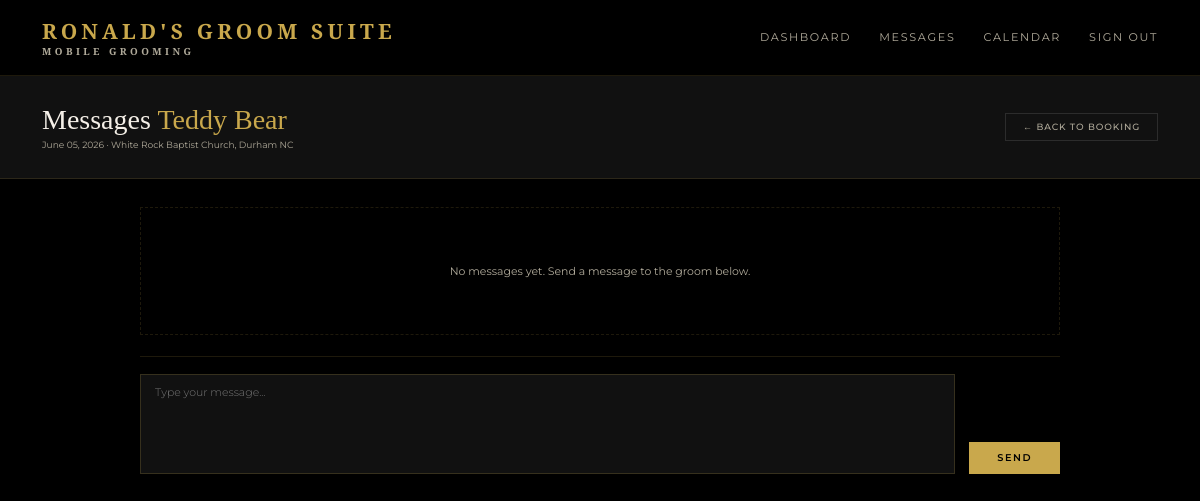
The page /admin/booking/2/messages (signed in) on the database its author committed.
### models.py (models this page shows)
class User(UserMixin, db.Model):
    id = db.Column(db.Integer, primary_key=True)
    name = db.Column(db.String(100), nullable=False)
    email = db.Column(db.String(120), unique=True, nullable=False)
    password = db.Column(db.String(200), nullable=False)
    role = db.Column(db.String(20), default='client')
    phone = db.Column(db.String(20))
    password_changed = db.Column(db.Boolean, default=False)
    bookings = db.relationship('Booking', backref='client', lazy=True)

class Booking(db.Model):
    id = db.Column(db.Integer, primary_key=True)
    wedding_date = db.Column(db.String(50), nullable=False)
    venue = db.Column(db.String(200), nullable=False)
    start_time = db.Column(db.String(20))
    party_size = db.Column(db.Integer, default=1)
    package = db.Column(db.String(100))
    addons = db.Column(db.String(200))
    notes = db.Column(db.Text)
    status = db.Column(db.String(20), default='pending')
    created_at = db.Column(db.DateTime, default=datetime.utcnow)
    user_id = db.Column(db.Integer, db.ForeignKey('user.id'), nullable=False)
    party_members = db.relationship('PartyMember', backref='booking', lazy=True)
    messages = db.relationship('Message', backref='booking_messages', lazy=True, foreign_keys='Message.booking_id')

### routes.py (the view, shortened to what this page needs)
    @app.route('/admin/booking/<int:id>/messages', methods=['GET', 'POST'])
    @login_required
    @admin_required
    def admin_messages(id):
        booking = Booking.query.get_or_404(id)
        from models import Message
        messages = Message.query.filter_by(booking_id=booking.id).order_by(Message.timestamp).all()
        for message in messages:
            if message.sender_id != current_user.id:
                message.read = True
        db.session.commit()
        return render_template('admin/messages.html', booking=booking, messages=messages)

### app.py (called while the page is built)
@app.template_filter('format_date')
def format_date(value):
    try:
        return datetime.strptime(value, '%Y-%m-%d').strftime('%B %d, %Y')
    except:
        return value

### routes.py (called while the page is built)
def admin_required(f):
    @wraps(f)
    def decorated_function(*args, **kwargs):
        if not current_user.is_authenticated or current_user.role != 'admin':
            return redirect(url_for('index'))
        return f(*args, **kwargs)
    return decorated_function

### templates/admin/messages.html (shortened to what this page needs)
{% extends 'base.html' %}
{% block content %}
<div class="admin-header">
  <div>
    <h1 class="admin-title">Messages <span>{{ booking.client.name }}</span></h1>
    <p class="admin-meta">{{ booking.wedding_date | format_date }} · {{ booking.venue }}</p>
  </div>
  <a href="{{ url_for('booking_detail', id=booking.id) }}" class="btn-ghost">← Back to Booking</a>
</div>
<div class="messages-wrapper">
  <div class="messages-thread">
    {% if messages %}
      {% for message in messages %}
      <div class="message-row {% if message.sender_id == current_user.id %}message-sent{% else %}message-received{% endif %}">
        <div class="message-bubble">
          <div class="message-sender">{{ message.sender.name }}</div>
          <div class="message-body">{{ message.body }}</div>
          <div class="message-time">{{ message.timestamp.strftime('%b %d, %Y · %I:%M %p') }}</div>
        </div>
      </div>
      {% endfor %}
    {% else %}
      <div class="empty-state">
        <p>No messages yet. Send a message to the groom below.</p>
      </div>
    {% endif %}
  </div>
  <div class="message-compose">
    <form method="POST" action="{{ url_for('admin_messages', id=booking.id) }}">
      <div class="message-input-row">
        <textarea name="body" placeholder="Type your message..." required></textarea>
        <button type="submit" class="btn-gold">Send</button>
      </div>
    </form>
  </div>
</div>
{% endblock %}

### static/css/style.css (style rules this page uses)
*, *::before, *::after { box-sizing: border-box; margin: 0; padding: 0; }
:root { --gold: #C9A84C; --gold-light: #E8C96A; --gold-dim: #8a6f2e; --black: #000000; --black-2: #111111; --black-3: #1A1A1A; --black-5: #2C2C2C; --white: #F5F0E8; --white-dim: #b0aa9a; --font-display: 'Cormorant Garamond', serif; --font-body: 'Montserrat', sans-serif; }
html { font-size: 14px; }
body { font-family: var(--font-body); background: var(--black); color: var(--white); min-height: 100vh; }
.btn-gold { display: inline-block; width: auto; padding: 0.65rem 1.5rem; background: var(--gold); color: var(--black); font-family: var(--font-body); font-size: 0.7rem; font-weight: 600; letter-spacing: 0.15em; text-transform: uppercase; border: none; cursor: pointer; transition: background 0.2s; text-decoration: none; text-align: center; }
.btn-ghost { display: inline-block; padding: 0.55rem 1.2rem; background: transparent; color: var(--white-dim); font-family: var(--font-body); font-size: 0.65rem; font-weight: 500; letter-spacing: 0.1em; text-transform: uppercase; border: 1px solid var(--black-5); cursor: pointer; transition: all 0.2s; text-decoration: none; }
.admin-header { padding: 2rem 3rem; background: var(--black-2); border-bottom: 1px solid rgba(201,168,76,0.15); display: flex; align-items: center; justify-content: space-between; }
.admin-title { font-family: var(--font-display); font-size: 2rem; font-weight: 300; }
.admin-title span { color: var(--gold); }
.admin-meta { font-size: 0.65rem; color: var(--white-dim); margin-top: 0.25rem; }
.empty-state { text-align: center; padding: 4rem 2rem; color: var(--white-dim); font-size: 0.78rem; border: 1px dashed rgba(201,168,76,0.15); }
.messages-wrapper { display: flex; flex-direction: column; height: calc(100vh - 160px); padding: 2rem 10rem; }
.messages-thread { flex: 0 0 auto; overflow-y: auto; display: flex; flex-direction: column; gap: 1rem; padding-bottom: 1.5rem; min-height: 100px; }
.message-compose { border-top: 1px solid rgba(201,168,76,0.15); padding-top: 1.2rem; }
.message-input-row { display: grid; grid-template-columns: 1fr auto; gap: 1rem; align-items: end; }
.message-input-row textarea { background: var(--black-2); border: 1px solid rgba(201,168,76,0.2); color: var(--white); font-family: var(--font-body); font-size: 0.78rem; font-weight: 300; padding: 0.75rem 1rem; outline: none; resize: none; height: 100px; width: 100%; transition: border-color 0.2s; }
.message-input-row .btn-gold { width: auto; padding: 0.75rem 2rem; }

### rows shown on the page
User: client.name "Teddy Bear"
Booking: wedding_date "June 05, 2026", venue "White Rock Baptist Church, Durham NC"
